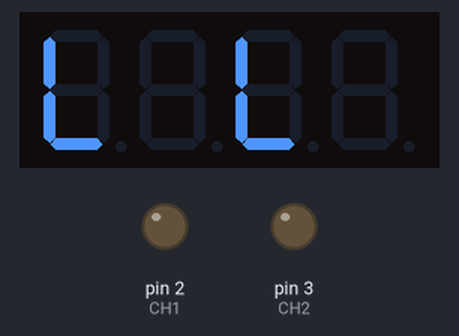
The sketch below on a simulated Arduino Uno, built with avr-gcc and run on an emulated ATmega328P. Shown: 4-digit seven-segment display, output pins drawn as LEDs (lit = HIGH).

Above: at 8.9 s.
At 10.9 s:
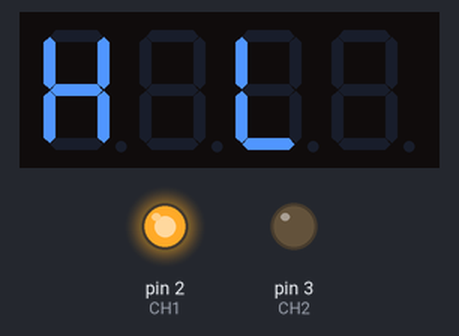
At 12.9 s:
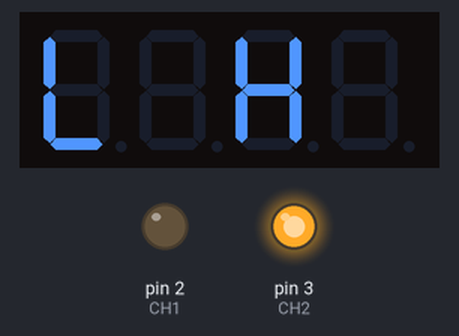
At 14.9 s:
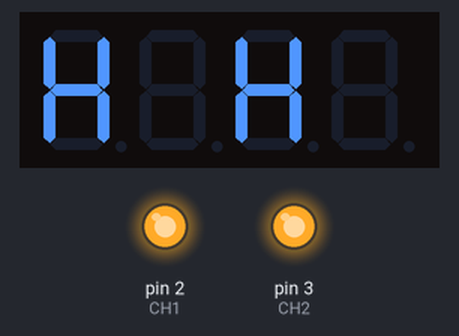
Timing chart, 0 to 40.0 s (numbered marks = the images above):
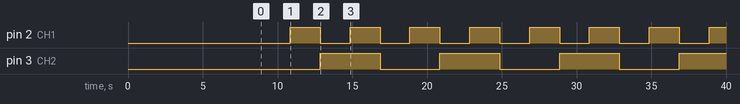

The sketch:

relay_test.ino
```cpp
#include <SevenSegmentTM1637.h>

#define CH1 2
#define CH2 3
#define PIN_CLK 4
#define PIN_DIO 5

SevenSegmentTM1637 display(PIN_CLK, PIN_DIO);

void setup() {
  // put your setup code here, to run once:
  pinMode(CH1, OUTPUT);
  pinMode(CH2, OUTPUT);

  Serial.begin(9600);
  display.begin();
  display.setBacklight(100);
  display.setColonOn(false);
  display.print("    STARTING....    ");
  delay(3000);
  display.clear();
}

void loop() {
  // put your main code here, to run repeatedly:
  digitalWrite(CH1, LOW);
  digitalWrite(CH2, LOW);
  display.print("L L");
  delay(2000);
  digitalWrite(CH1, HIGH);
  digitalWrite(CH2, LOW);
  display.print("H L");
  delay(2000);
  digitalWrite(CH1, LOW);
  digitalWrite(CH2, HIGH);
  display.print("L H");
  delay(2000);
  digitalWrite(CH1, HIGH);
  digitalWrite(CH2, HIGH);
  display.print("H H");
  delay(2000);
}
```

Measured:
- by itself, pin 2 (CH1): alternates HIGH for 2.0 s and LOW for 2.0 s
- by itself, pin 3 (CH2): alternates HIGH for 4.0 s and LOW for 4.0 s
- by itself, everything shown: repeats every 8.0 s, in 4 steps
- what the display in image 0 shows lasts 2.0 s, from 8.9 s to 10.9 s
